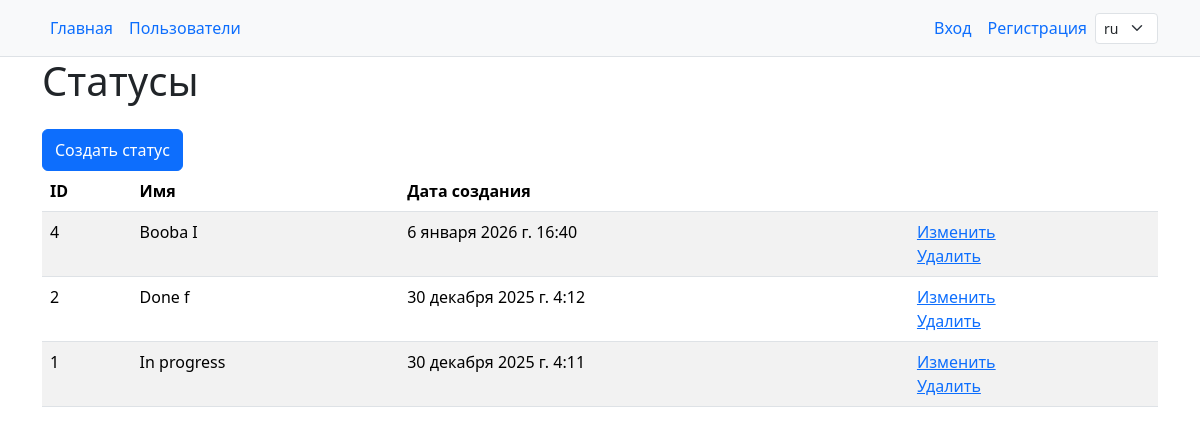
Screenshot of /statuses/ with the database file from the repository.
### task_manager/statuses/models.py (models this page shows, shortened)
class TaskStatus(models.Model):
    name = models.CharField(max_length=100, unique=True)
    created_at = models.DateTimeField(auto_now_add=True)

### task_manager/statuses/views.py (the view)
# urls.py: path('', StatusesListView.as_view(), name='index'),
class StatusesListView(ListView):
    model = TaskStatus
    template_name = 'statuses/index.html'
    context_object_name = 'statuses'
    def get_queryset(self):
        qs = super().get_queryset()
        return qs.order_by('-created_at')

### task_manager/templates/statuses/index.html
{% extends 'layout.html' %}
{% load i18n %}
{% block content %}
<div class="container wrapper flex-grow-1">
    <h1 class="h1 mb-4 fw-normal text-left">{% trans "Statuses" %}</h1>
    <a class="btn btn-primary py-2" href="{% url 'statuses:create' %}">{% trans "Create status" %}</a>
    {% if statuses %}
    <table class="table table-striped">
        <thead>
        <tr>
            <th>ID</th>
            <th>{% trans "Name" %}</th>
            <th>{% trans "Create date" %}</th>
            <th></th>
        </tr>
        </thead>
        <tbody>
        {% for status in statuses %}
        <tr>
            <td>{{ status.id }}</td>
            <td>{{ status.name }}</td>
            <td>{{ status.created_at }}</td>
            <td>
                <a href="{% url 'statuses:update' status.pk %}">{% trans "Edit" %}</a>
                <br>
                <a href="{% url 'statuses:delete' status.pk %}">{% trans "Remove" %}</a>
            </td>
        </tr>
        {% endfor %}
        </tbody>
    </table>
    {% endif %}
</div>
{% endblock %}

### rows the page displays
TaskStatus: id "4", name "Booba I", created_at "6 января 2026 г. 16:40"
TaskStatus: id "2", name "Done f", created_at "30 декабря 2025 г. 4:12"
TaskStatus: id "1", name "In progress", created_at "30 декабря 2025 г. 4:11"

### other values shown
form field language "ru"
